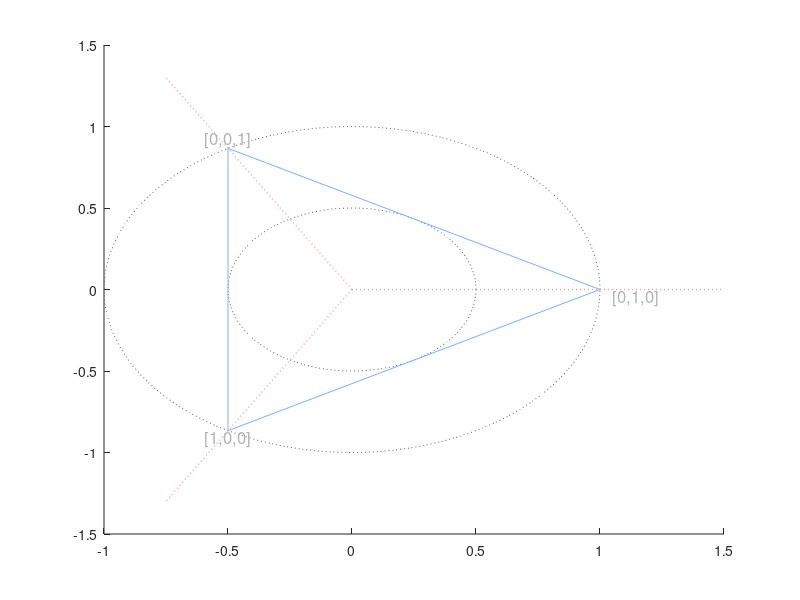

This figure's MATLAB source:
function drawTernaryTriangle(varargin)
% drawTernaryTriangle Draw guiding simplex and circles for one of the
% ternary texture planes.
%   Options:
%    'edgelabels'
%       How to label the corners of the simplex. Set to
%           'probability'   to show probability vectors at simplex edges.
%           'digit'         to show ternary digit at simplex edges.
%           'none'          to skip labeling simplex edges.
%    'fontscale'
%       Scale factor for label fonts.

% parse optional arguments
parser = inputParser;
parser.CaseSensitive = true;
parser.FunctionName = mfilename;

parser.addParameter('edgelabels', 'probability', @(s) ismember(s, {'probability', 'digit', 'none'}));
parser.addParameter('fontscale', 1, @(x) isscalar(x) && isnumeric(x) && x > 0);

% show defaults if asked
if nargin == 1 && strcmp(varargin{1}, 'defaults')
    parser.parse;
    disp(parser.Results);
    return;
end

% parse
parser.parse(varargin{:});
params = parser.Results;

% prepare to revert to the original hold state
washold = ishold;
hold on;

% half the size of a simplex edge
max_t2 = sqrt(3)/2;
% these will be used to draw the circles
angle_range = linspace(0, 2*pi, 100);

% draw circles for orientation (radius 1 and 1/2)
plot(cos(angle_range), sin(angle_range), ':', 'color', [0.4 0.4 0.4]);
plot(0.5*cos(angle_range), 0.5*sin(angle_range), ':', 'color', [0.4 0.4 0.4]);

% draw the probability triangle
plot([-1/2 1 -1/2 -1/2], [-max_t2 0 max_t2 -max_t2], 'color', [0.5 0.7 1]);

% draw the main axes
plot([0 1.5], [0 0], ':', 'color', [1 0.6 0.6], 'linewidth', 1);
plot([0 -1/2*1.5], [0 1.5*max_t2], ':', 'color', [1 0.6 0.6], 'linewidth', 1);
plot([0 -1/2*1.5], [0 -1.5*max_t2], ':', 'color', [1 0.6 0.6], 'linewidth', 1);

% label the corners
if ~strcmp(params.edgelabels, 'none')
    % decide what kind of labels to use
    switch params.edgelabels
        case 'probability'
            l1 = '[0,1,0]';
            l2 = '[0,0,1]';
            l3 = '[1,0,0]';
        case 'digit'
            l1 = '1';
            l2 = '2';
            l3 = '0';
        otherwise
            error([mfilename ':badlabels'], 'Unknown edgelabels.');
    end
    
    % draw the labels
    h1 = text(1.05, 0, l1, 'fontsize', params.fontscale*12, 'color', [0.7 0.7 0.7]);
    h2 = text(-0.5,  max_t2, l2, 'fontsize', params.fontscale*12, 'color', [0.7 0.7 0.7]);
    h3 = text(-0.5, -max_t2, l3, 'fontsize', params.fontscale*12, 'color', [0.7 0.7 0.7]);
    
    % align the labels appropriately
    set(h1, 'horizontalalignment', 'left', 'verticalalignment', 'top');
    set(h2, 'horizontalalignment', 'center', 'verticalalignment', 'bottom');
    set(h3, 'horizontalalignment', 'center', 'verticalalignment', 'top');
end

% restore hold state
if ~washold
    hold off;
end

end